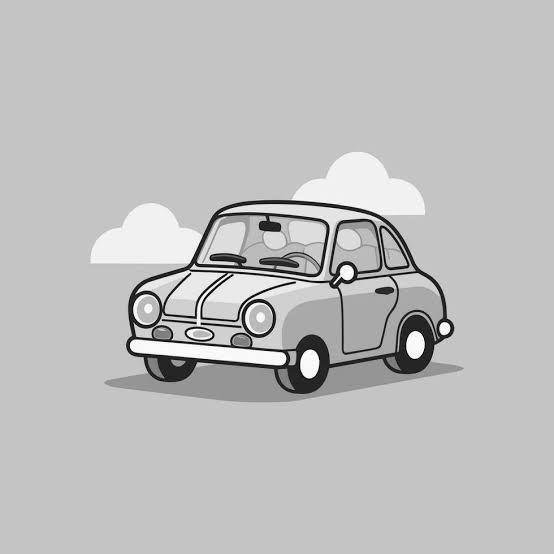
#> input picture LAB EXPERIMENTS/image.jpg, 554 x 554 px, found by its file name
$ python ex15.py
#> lines starting #> are read from the running program, lines starting #| are printed output that depends on the picture; after the words box and inside, x2 and y2 are one past the last pixel; in counts of white or black regions, pixels touching at a corner belong together

import cv2
import numpy as np
from pathlib import Path

# Folder path
folder = (
    Path.home()
    / "OneDrive"
    / "Desktop"
    / "Computer Vision"
    / "ImageProcessing"
)

# Read input image
image = cv2.imread(str(folder / "image.jpg"))
#> image is the input picture: shape (554, 554, 3); min 0, max 255, mean 190.1

if image is None:
    print("Image not found! Check image.jpg")
else:
    # Convert to grayscale
    gray = cv2.cvtColor(image, cv2.COLOR_BGR2GRAY)

    # Convert to float32
    gray = np.float32(gray)

    # Apply Harris corner detection
    corners = cv2.cornerHarris(gray, 2, 3, 0.04)
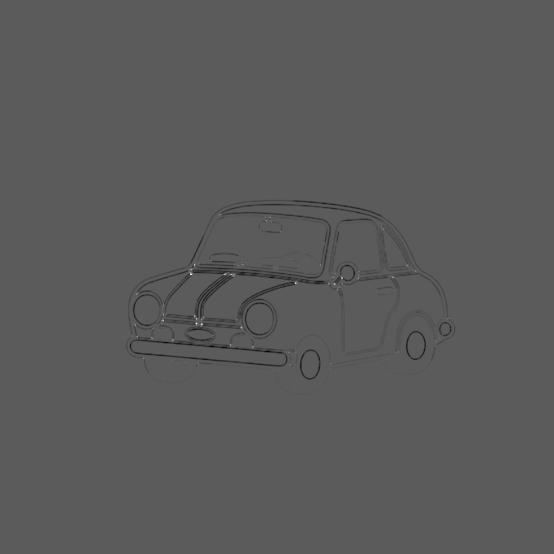
#> corners: shape (554, 554) float32; min -107663488, max 191875760, mean -819223.6; drawn with min black and max white

    # Dilate corner response for visibility
    corners = cv2.dilate(corners, None)
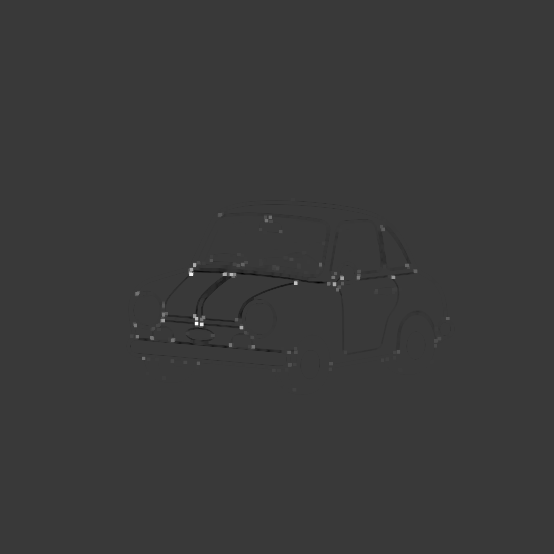
#> corners: shape (554, 554) float32; min -55305712, max 191875760, mean 33347.2; drawn with min black and max white

    # Mark detected corners in red
    result = image.copy()
    result[corners > 0.01 * corners.max()] = [0, 0, 255]
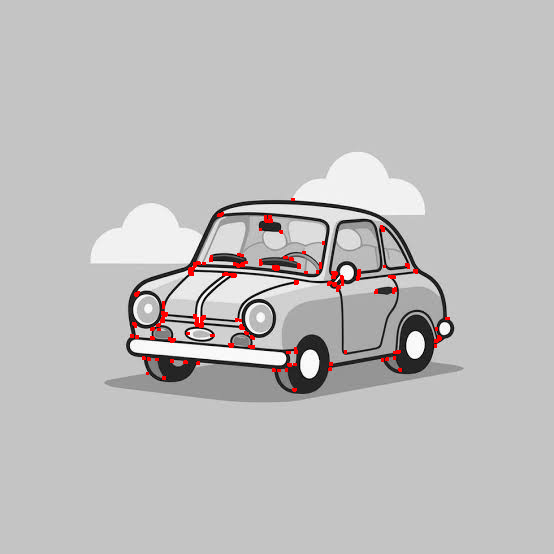
#> result: shape (554, 554, 3); 0.65% of pixels changed, all inside (x1, y1, x2, y2) = (130, 198, 450, 392)

    # Save output image
    output_path = folder / "harris_corners.jpg"
    success = cv2.imwrite(str(output_path), result)

    if success:
        print("Corner detection output saved!")
        print("Saved at:", output_path)
    else:
        print("Failed to save the image.")

    # Display images
    cv2.imshow("Original Image", image)
    cv2.imshow("Harris Corner Detection", result)

    cv2.waitKey(0)
    cv2.destroyAllWindows()
